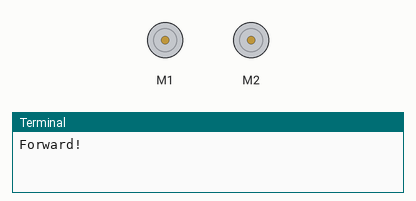
A program run on a simulated Raspberry Pi (BCM pin numbers). Parts: 2 × DC motor (green arrow = forward, orange = backward, longer = faster), the last lines printed to the terminal. At 4.0 s the program stops and its outputs stay as they are.

Above: at 0.1 s.
At 1.76 s:
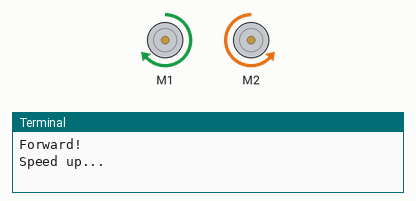
At 2.67 s:
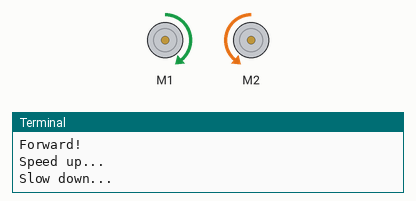
Timing chart, 0 to 4.5 s (numbered marks = the images above):
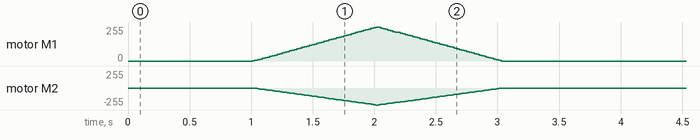

The program:

motor02.py
```python
import time
from adafruit_motorkit import MotorKit

kit = MotorKit()

kit.motor1.throttle = 0
kit.motor2.throttle = 0
a=0
while (a==0):
        print("Forward!")
        kit.motor1.throttle = 0
        kit.motor2.throttle = 0
        time.sleep(1)

        print("Speed up...")
        for i in range(0, 101):
            speed = i * 0.01
            kit.motor1.throttle = speed
            kit.motor2.throttle = speed*-1
            time.sleep(0.01)

        print("Slow down...")
        for i in range(100, -1, -1):
            speed = i * 0.01
            kit.motor1.throttle = speed
            kit.motor2.throttle = speed*-1
            time.sleep(0.01)

        print("Stop!")
        kit.motor1.throttle = 0
        kit.motor2.throttle = 0
        time.sleep(1)
        a=1
```

Measured:
- by itself, motor M1: rises from stopped to forward 255/255 in 1.0 s, then falls to stopped in 1.0 s
